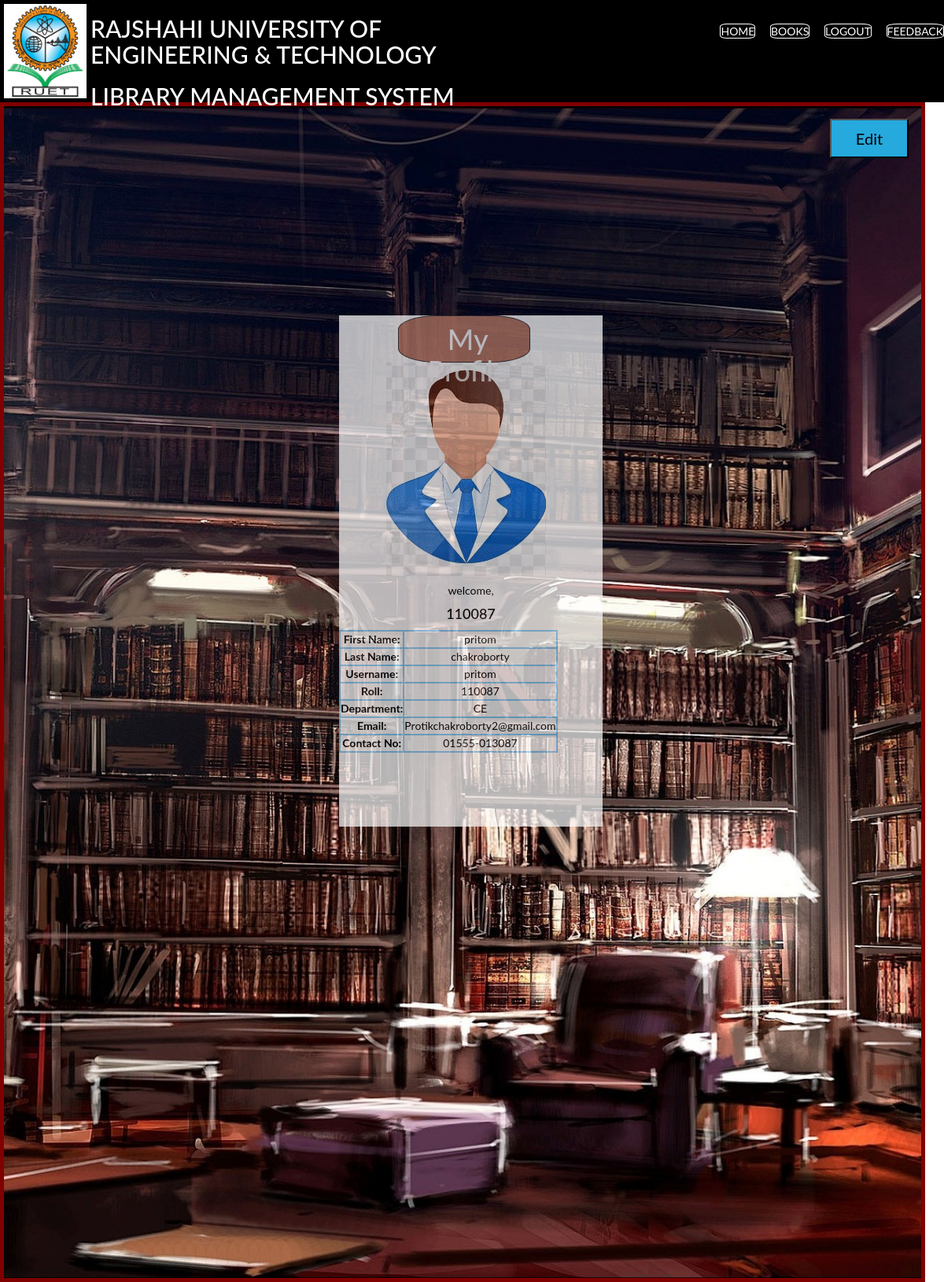
Screenshot of /student/profile.php (signed in) with the database file from the repository.
### tables this page shows
CREATE TABLE `student` (
  `first` varchar(100) NOT NULL,
  `last` varchar(100) NOT NULL,
  `username` varchar(100) NOT NULL,
  `roll` int(100) NOT NULL,
  `dept` varchar(100) NOT NULL,
  `email` varchar(100) NOT NULL,
  `contact` varchar(100) NOT NULL,
  `password` varchar(100) NOT NULL,
  `picture` varchar(100) NOT NULL
);

### student/profile.php (the view, shortened to what this page needs)
<?php
include "connection.php";
?>
<!DOCTYPE html>
<html lang="en">
<head>
    <link rel="stylesheet" href="Style.css">
    <link rel="stylesheet" href="https://maxcdn.bootstrapcdn.com/bootstrap/3.3.7/css/bootstrap.min.css">
</head>
<body>
<header>
        <div class="logo">
        </div>
        <div class="head">
        <h2>RAJSHAHI UNIVERSITY OF  ENGINEERING & TECHNOLOGY</h2>
              <h2>LIBRARY MANAGEMENT SYSTEM</h2>
        </div>
        <?php
          if(isset($_SESSION['login_user'])){
              ?>
            <nav>
                <ul>
                    <li><a href="Home.php">HOME</a></li>
                    <li><a href="books.php">BOOKS</a></li>
                    <li><a href="logout.php">LOGOUT</a></li>
                    <li><a href="feedback.php">FEEDBACK</a></li>
                </ul>
            </nav>
            <?php
          }
        ?>
    </header>
    <div class="table1">
<div id="main">
  <form action="" method="post">
      <button style="float:right;width:100px;height:50px;background-color:#26a9dd;font-size:20px;" name="submit1">Edit</button>
</form>
<div class="wrapper">
    <?php
           $sql="SELECT * from student where roll=$_SESSION[login_user]";
           $result=mysqli_query($db,$sql);
    ?>
    <div class="header" style="margin-left:75px;margin-top:50px;width:50%;height:60px; color:black; background-color:#aa5a41;opacity:0.8; border:1px solid black; border-radius:30%; margin-top:250px;">
    <h1 style="padding-left:10px;color:White;margin-top:10px; text-align:center;">My Profile</h1>
</div>
<?php
     $row=mysqli_fetch_assoc($result);
?>
<div style="height:280px;width:180px;margin-left:60px;">
<?php
echo
"<img src='image/".$_SESSION['picture']."'>";
?>
</div>
     <div style="text-align:center;">welcome,</b>
     <h4>
         <?php
         echo $_SESSION['login_user'];
         ?>
     </h4>
     <div>
     <?php
          echo "<table>";
                 echo "<tr>";
                         echo  "<td>";
                              echo "<b>First Name: </b>";
                         echo  "</td>";
                         echo  "<td>";
                               echo $row['first'];
                         echo  "</td>";
                 echo "</tr>";
                 echo "<tr>";
                         echo  "<td>";
                             echo "<b>Last Name: </b>";
                         echo  "</td>";
                         echo  "<td>";
                         echo $row['last'];
                         echo  "</td>";
                 echo "</tr>";
                 echo "<tr>";
                         echo  "<td>";
                         echo "<b>Username: </b>";
                         echo  "</td>";
                         echo  "<td>";
                         echo $row['username'];
                         echo  "</td>";
                 echo "</tr>";
                 echo "<tr>";
                         echo  "<td>";
                         echo "<b>Roll: </b>";
                         echo  "</td>";
                         echo  "<td>";
                         echo $row['roll'];
                         echo  "</td>";
                 echo "</tr>";
                 echo "<tr>";
                         echo  "<td>";
                         echo "<b>Department: </b>";
                         echo  "</td>";
                         echo  "<td>";
                         echo $row['dept'];
                         echo  "</td>";
                 echo "</tr>";
                 echo "<tr>";
                         echo  "<td>";
                         echo "<b>Email: </b>";
                         echo  "</td>";
                         echo  "<td>";
                         echo $row['email'];
                         echo  "</td>";
                 echo "</tr>";
                 echo "<tr>";
                         echo  "<td>";
                         echo "<b>Contact No: </b>";
                         echo  "</td>";
                         echo  "<td>";
                         echo $row['contact'];
                         echo  "</td>";
                 echo "</tr>";
          echo "</table>";
     ?>
</div>
</div>
</div>
</body>
</html>

### student/Style.css (style rules this page uses)
.wrapper { height:660px; width:100%; }
header { height:130px; width:100%; background-color: black; }
.logo { background-image: url("image/2.jpeg"); height: 120px; width:105px; background-position: center; background-repeat: no-repeat; background-size: cover; margin-left: 5px; margin-top: 5px; float: left; border:2px solid white; }
.head { width:500px; float:left; color:white; padding-top: 30px; margin-left: 5px; }
li a { color:white; text-decoration: none; border:1px solid white; border-radius: 20%; }
nav { float:right; word-spacing: 15px; padding:0px; }
nav li { display:inline-block; line-height: 80px; }

### student/profile.php (style rules this page uses)
body { font-family: "Lato", sans-serif; }
#main { transition: margin-left .5s; padding: 16px; }
.table1 { text-align:center; color:black; width:98%; padding-left:10px; background-image: url("image/Home.jpg"); background-position: center; background-repeat: no-repeat; background-size: cover; border:5px solid #800000; height:1500px; }
.logo { background-image: url("image/logo.jpeg"); height: 120px; width:105px; background-position: center; background-repeat: no-repeat; background-size: cover; margin-left: 5px; margin-top: 5px; float: left; border:2px solid white; }
.head { width:500px; float:left; color:white; padding-top:0px; margin-left: 5px; }
td { border:2px solid #87cefa; text-align:center; margin-left:40px; }
.wrapper { width:335px; background-color:white; opacity:0.7; height:650px; margin-left:400px; margin-top:0px; }

### rows the page displays
student: first "pritom", last "chakroborty", username "pritom", roll "110087", dept "CE", email "Protikchakroborty2@gmail.com", contact "01555-013087"

### other values shown
$_SESSION['login_user'] "110087"
